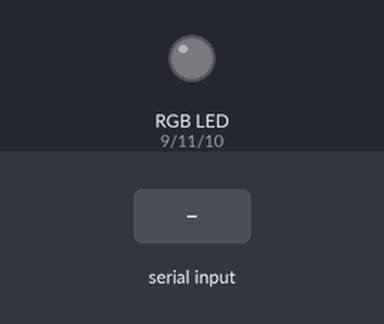
The sketch below on a simulated Arduino Uno, built with avr-gcc and run on an emulated ATmega328P. Shown: an RGB LED mixed from three pins (HIGH = lit). The test bench sets the inputs (shaded band). Dim RGB values are drawn brighter than linear.

Above: at 1.2 s.
1.3 s: "R90\n" received over Serial
At 2.0 s:
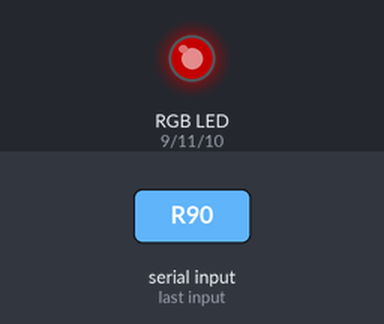
2.8 s: "R,45\n" received over Serial
At 3.1 s:
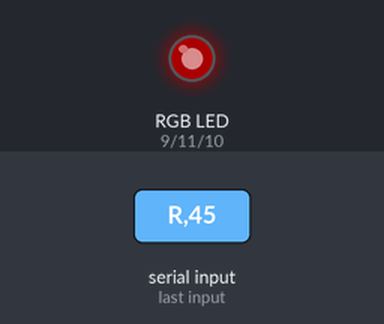
4.3 s: "B90\n" received over Serial
At 5.4 s:
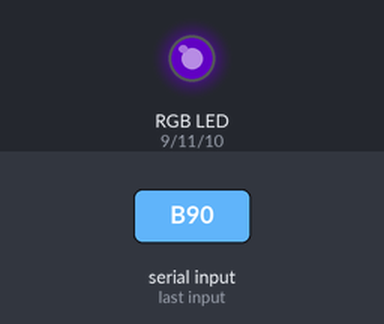
5.8 s: "B,45\n" received over Serial
At 6.7 s:
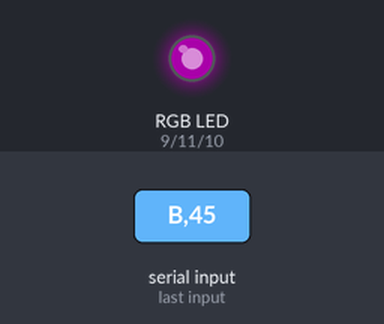
7.3 s: "G90\n" received over Serial
At 7.7 s:
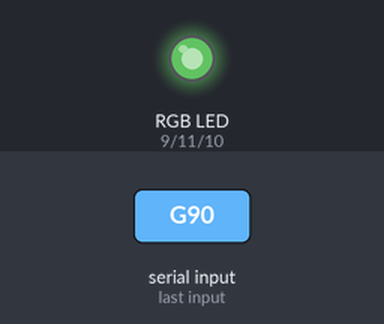
8.8 s: "G,45\n" received over Serial
At 10.0 s:
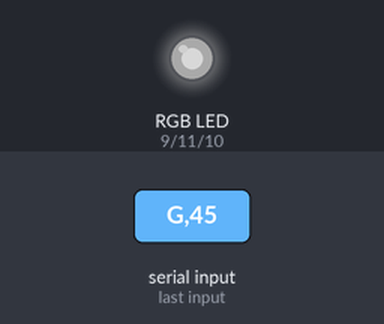
Timing chart, 0 to 11.3 s (numbered marks = the images above; inputs shaded):
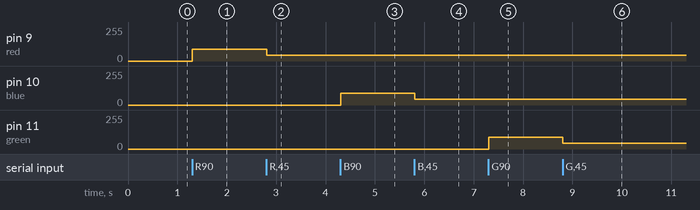

Measured:
- after the input at 1.3 s, pin 9 (red): 0/255 → 90/255 at once
- after the input at 2.8 s, pin 9 (red): 90/255 → 45/255 at once
- after the input at 4.3 s, pin 10 (blue): 0/255 → 90/255 at once
- after the input at 5.8 s, pin 10 (blue): 90/255 → 45/255 at once
- after the input at 7.3 s, pin 11 (green): 0/255 → 90/255 at once
- after the input at 8.8 s, pin 11 (green): 90/255 → 45/255 at once

The sketch:

PMW_bluetooth.ino
```cpp
int red = 9;
int blue = 10;
int green = 11;

int redvalue = 0;
int bluevalue = 0;
int greenvalue = 0;

char btvalue;

void setup() {
  pinMode(red, OUTPUT);
  pinMode(blue, OUTPUT);
  pinMode(green, OUTPUT);

  Serial.begin (9600);
}

void loop() {
  if (Serial.available() > 0) {
    btvalue = Serial.read();
    if (btvalue == 'R') redvalue = Serial.parseInt();
    if (btvalue == 'B') bluevalue = Serial.parseInt();
    if (btvalue == 'G') greenvalue = Serial.parseInt();
  }
  analogWrite(red, redvalue);
  analogWrite(blue, bluevalue);
  analogWrite(green, greenvalue);
  delay(10);

}
```
